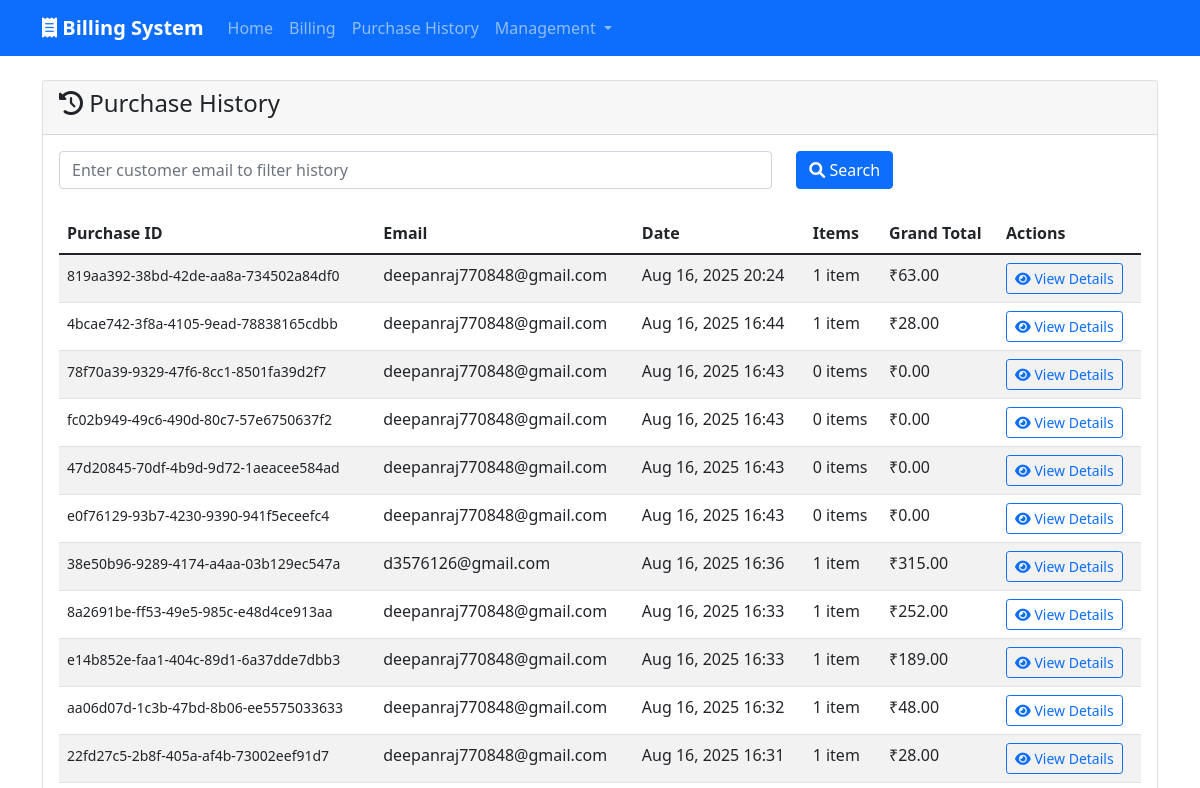
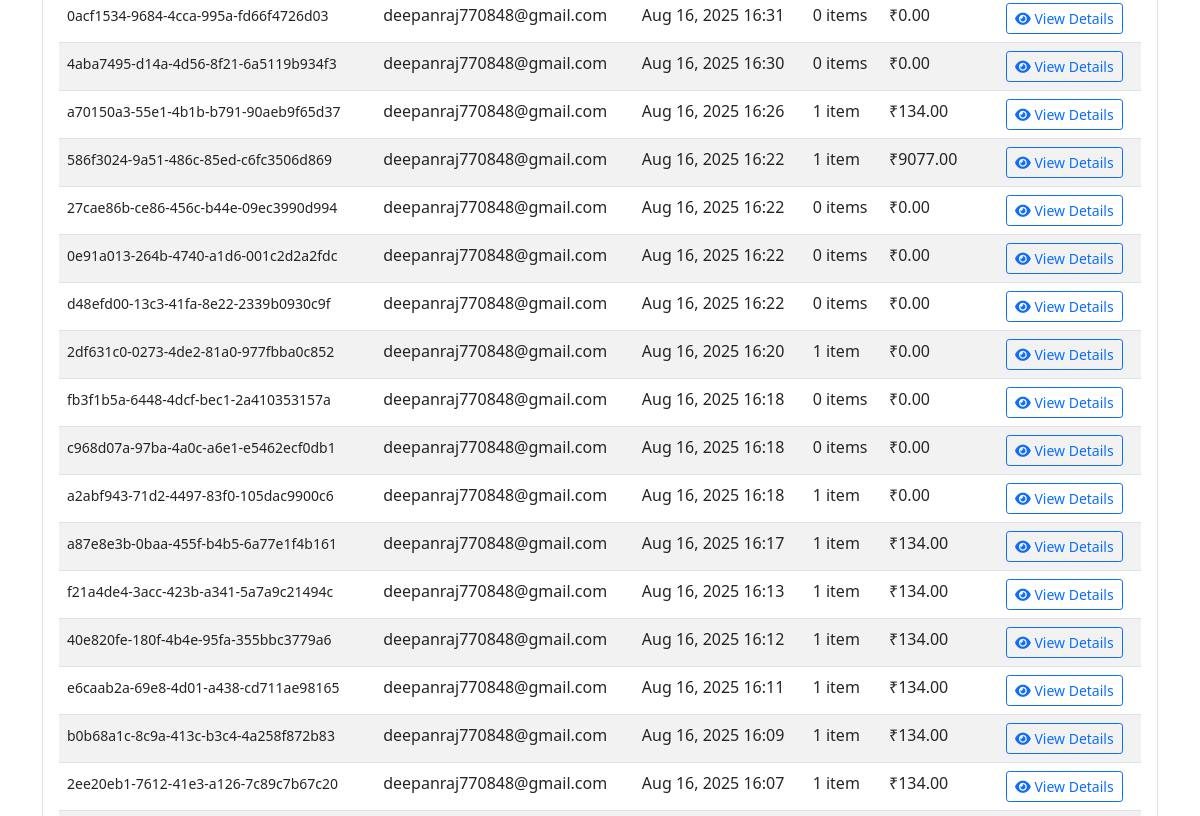
Before: /history/ (upper part) with the older database file (2 pictures, top to bottom).
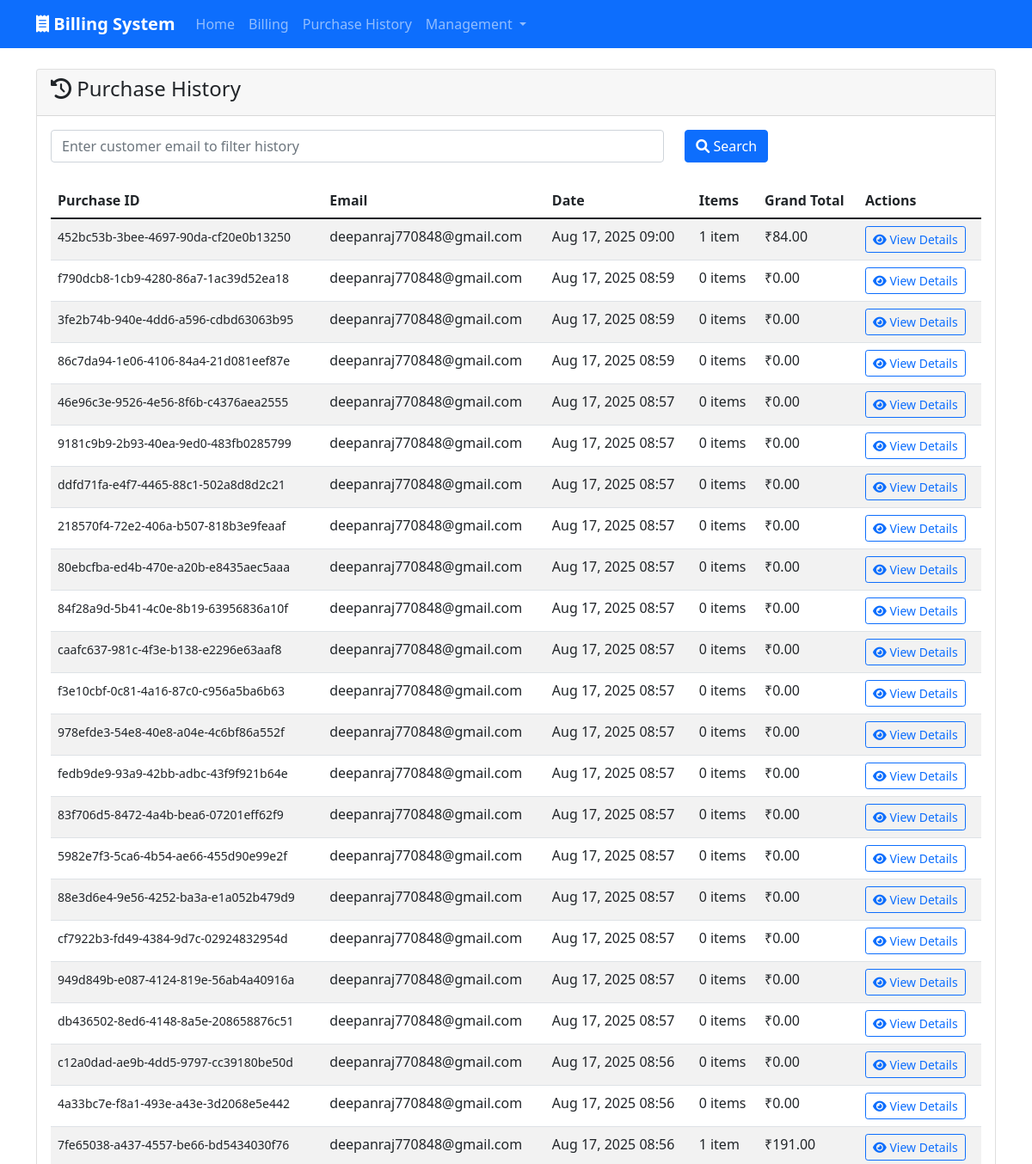
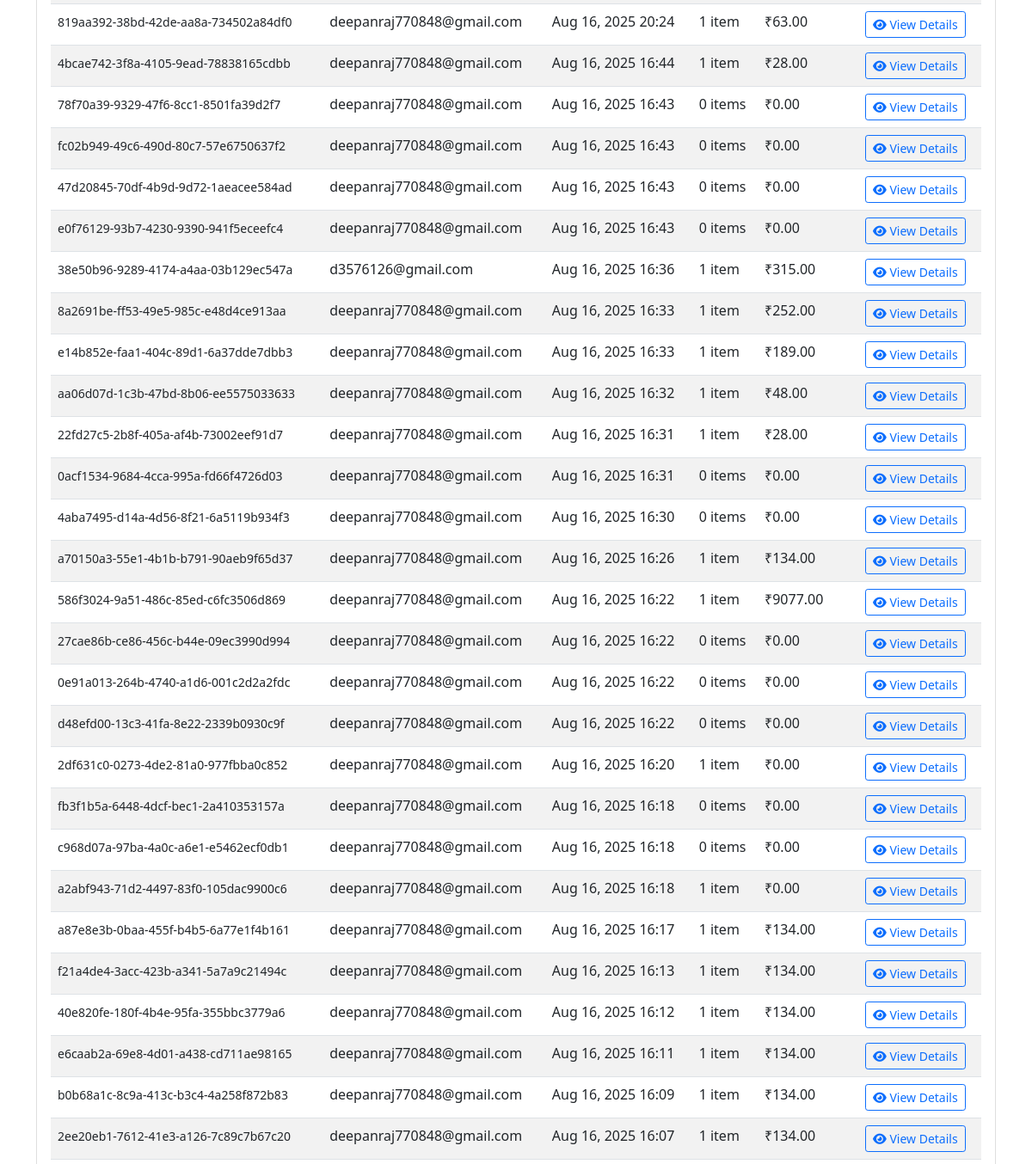
After: the same page with the newer database file (2 pictures, top to bottom).
### billing/models.py (models this page shows, shortened)
class Purchase(models.Model):
    purchase_id = models.UUIDField(default=uuid.uuid4, editable=False, unique=True)
    customer_email = models.EmailField()
    total_amount = models.DecimalField(max_digits=12, decimal_places=2)
    tax_amount = models.DecimalField(max_digits=12, decimal_places=2)
    grand_total = models.DecimalField(max_digits=12, decimal_places=2)
    amount_paid = models.DecimalField(max_digits=12, decimal_places=2)
    change_amount = models.DecimalField(max_digits=12, decimal_places=2, default=Decimal('0.00'))
    created_at = models.DateTimeField(auto_now_add=True)
    class Meta:
        ordering = ['-created_at']

### billing/views.py (the view)
# urls.py: path('history/', views.purchase_history, name='purchase_history'),
def purchase_history(request):
    email = request.GET.get('email', '')
    purchases = []
    if email:
        purchases = Purchase.objects.filter(customer_email__icontains=email).prefetch_related('items__product').order_by('-created_at')
    else:
        purchases = Purchase.objects.all().prefetch_related('items__product').order_by('-created_at')
    context = {
        'email': email,
        'purchases': purchases,
    }
    return render(request, 'billing/purchase_history.html', context)

### billing/templates/billing/purchase_history.html (shortened to what this page needs)
{% extends 'base.html' %}
{% block content %}
<div class="card">
    <div class="card-header">
        <h4><i class="fas fa-history"></i> Purchase History</h4>
    </div>
    <div class="card-body">
        <form method="GET" class="mb-4">
            <div class="row">
                <div class="col-md-8">
                    <input type="email" name="email" class="form-control"
                           placeholder="Enter customer email to filter history"
                           value="{{ email }}">
                </div>
                <div class="col-md-4">
                    <button type="submit" class="btn btn-primary">
                        <i class="fas fa-search"></i> Search
                    </button>
                </div>
            </div>
        </form>
        {% if purchases %}
            <div class="table-responsive">
                <table class="table table-striped">
                    <thead>
                        <tr>
                            <th>Purchase ID</th>
                            <th>Email</th>
                            <th>Date</th>
                            <th>Items</th>
                            <th>Grand Total</th>
                            <th>Actions</th>
                        </tr>
                    </thead>
                    <tbody>
                        {% for purchase in purchases %}
                        <tr>
                            <td><small>{{ purchase.purchase_id }}</small></td>
                            <td>{{ purchase.customer_email }}</td>
                            <td>{{ purchase.created_at|date:"M d, Y H:i" }}</td>
                            <td>{{ purchase.items.count }} item{{ purchase.items.count|pluralize }}</td>
                            <td>₹{{ purchase.grand_total }}</td>
                            <td>
                                <a href="{% url 'purchase_detail' purchase.purchase_id %}"
                                   class="btn btn-sm btn-outline-primary">
                                    <i class="fas fa-eye"></i> View Details
                                </a>
                            </td>
                        </tr>
                        {% endfor %}
                    </tbody>
                </table>
            </div>
        {% else %}
            <div class="alert alert-info">
                <i class="fas fa-info-circle"></i>
                No purchases found for the given search criteria.
            </div>
        {% endif %}
    </div>
</div>
{% endblock %}

Changed rows visible on the page:
added Purchase: purchase_id "452bc53b-3bee-4697-90da-cf20e0b13250", customer_email "deepanraj770848@gmail.com", created_at "Aug 17, 2025 09:00", items.count "1", grand_total "84.00"
added Purchase: purchase_id "f790dcb8-1cb9-4280-86a7-1ac39d52ea18", customer_email "deepanraj770848@gmail.com", created_at "Aug 17, 2025 08:59", items.count "0", grand_total "0.00"
added Purchase: purchase_id "3fe2b74b-940e-4dd6-a596-cdbd63063b95", customer_email "deepanraj770848@gmail.com", created_at "Aug 17, 2025 08:59", items.count "0", grand_total "0.00"
added Purchase: purchase_id "86c7da94-1e06-4106-84a4-21d081eef87e", customer_email "deepanraj770848@gmail.com", created_at "Aug 17, 2025 08:59", items.count "0", grand_total "0.00"
added Purchase: purchase_id "46e96c3e-9526-4e56-8f6b-c4376aea2555", customer_email "deepanraj770848@gmail.com", created_at "Aug 17, 2025 08:57", items.count "0", grand_total "0.00"
added Purchase: purchase_id "9181c9b9-2b93-40ea-9ed0-483fb0285799", customer_email "deepanraj770848@gmail.com", created_at "Aug 17, 2025 08:57", items.count "0", grand_total "0.00"
added Purchase: purchase_id "ddfd71fa-e4f7-4465-88c1-502a8d8d2c21", customer_email "deepanraj770848@gmail.com", created_at "Aug 17, 2025 08:57", items.count "0", grand_total "0.00"
added Purchase: purchase_id "218570f4-72e2-406a-b507-818b3e9feaaf", customer_email "deepanraj770848@gmail.com", created_at "Aug 17, 2025 08:57", items.count "0", grand_total "0.00"
added Purchase: purchase_id "80ebcfba-ed4b-470e-a20b-e8435aec5aaa", customer_email "deepanraj770848@gmail.com", created_at "Aug 17, 2025 08:57", items.count "0", grand_total "0.00"
added Purchase: purchase_id "84f28a9d-5b41-4c0e-8b19-63956836a10f", customer_email "deepanraj770848@gmail.com", created_at "Aug 17, 2025 08:57", items.count "0", grand_total "0.00"
added Purchase: purchase_id "caafc637-981c-4f3e-b138-e2296e63aaf8", customer_email "deepanraj770848@gmail.com", created_at "Aug 17, 2025 08:57", items.count "0", grand_total "0.00"
added Purchase: purchase_id "f3e10cbf-0c81-4a16-87c0-c956a5ba6b63", customer_email "deepanraj770848@gmail.com", created_at "Aug 17, 2025 08:57", items.count "0", grand_total "0.00"
added Purchase: purchase_id "978efde3-54e8-40e8-a04e-4c6bf86a552f", customer_email "deepanraj770848@gmail.com", created_at "Aug 17, 2025 08:57", items.count "0", grand_total "0.00"
added Purchase: purchase_id "fedb9de9-93a9-42bb-adbc-43f9f921b64e", customer_email "deepanraj770848@gmail.com", created_at "Aug 17, 2025 08:57", items.count "0", grand_total "0.00"
added Purchase: purchase_id "83f706d5-8472-4a4b-bea6-07201eff62f9", customer_email "deepanraj770848@gmail.com", created_at "Aug 17, 2025 08:57", items.count "0", grand_total "0.00"
added Purchase: purchase_id "5982e7f3-5ca6-4b54-ae66-455d90e99e2f", customer_email "deepanraj770848@gmail.com", created_at "Aug 17, 2025 08:57", items.count "0", grand_total "0.00"
added Purchase: purchase_id "88e3d6e4-9e56-4252-ba3a-e1a052b479d9", customer_email "deepanraj770848@gmail.com", created_at "Aug 17, 2025 08:57", items.count "0", grand_total "0.00"
added Purchase: purchase_id "cf7922b3-fd49-4384-9d7c-02924832954d", customer_email "deepanraj770848@gmail.com", created_at "Aug 17, 2025 08:57", items.count "0", grand_total "0.00"
added Purchase: purchase_id "949d849b-e087-4124-819e-56ab4a40916a", customer_email "deepanraj770848@gmail.com", created_at "Aug 17, 2025 08:57", items.count "0", grand_total "0.00"
added Purchase: purchase_id "db436502-8ed6-4148-8a5e-208658876c51", customer_email "deepanraj770848@gmail.com", created_at "Aug 17, 2025 08:57", items.count "0", grand_total "0.00"
added Purchase: purchase_id "c12a0dad-ae9b-4dd5-9797-cc39180be50d", customer_email "deepanraj770848@gmail.com", created_at "Aug 17, 2025 08:56", items.count "0", grand_total "0.00"
added Purchase: purchase_id "4a33bc7e-f8a1-493e-a43e-3d2068e5e442", customer_email "deepanraj770848@gmail.com", created_at "Aug 17, 2025 08:56", items.count "0", grand_total "0.00"
added Purchase: purchase_id "7fe65038-a437-4557-be66-bd5434030f76", customer_email "deepanraj770848@gmail.com", created_at "Aug 17, 2025 08:56", items.count "1", grand_total "191.00"
